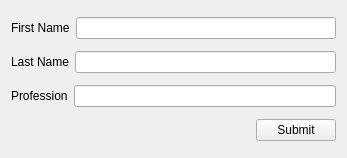
<?xml version="1.0" encoding="UTF-8"?>
<ui version="4.0">
 <class>Widget</class>
 <widget class="QWidget" name="Widget">
  <property name="geometry">
   <rect>
    <x>0</x>
    <y>0</y>
    <width>347</width>
    <height>158</height>
   </rect>
  </property>
  <property name="windowTitle">
   <string>Widget</string>
  </property>
  <layout class="QVBoxLayout" name="verticalLayout">
   <item>
    <layout class="QHBoxLayout" name="horizontalLayout">
     <item>
      <widget class="QLabel" name="firstNameLabel">
       <property name="text">
        <string>First Name</string>
       </property>
      </widget>
     </item>
     <item>
      <widget class="QLineEdit" name="firstNameLineEdit"/>
     </item>
    </layout>
   </item>
   <item>
    <layout class="QHBoxLayout" name="horizontalLayout_2">
     <item>
      <widget class="QLabel" name="lastNameLabel">
       <property name="text">
        <string>Last Name</string>
       </property>
      </widget>
     </item>
     <item>
      <widget class="QLineEdit" name="secondNameLineEdit"/>
     </item>
    </layout>
   </item>
   <item>
    <layout class="QHBoxLayout" name="horizontalLayout_3">
     <item>
      <widget class="QLabel" name="professionLabel">
       <property name="text">
        <string>Profession</string>
       </property>
      </widget>
     </item>
     <item>
      <widget class="QLineEdit" name="professionLineEdit"/>
     </item>
    </layout>
   </item>
   <item>
    <layout class="QHBoxLayout" name="horizontalLayout_4">
     <item>
      <spacer name="horizontalSpacer">
       <property name="orientation">
        <enum>Qt::Orientation::Horizontal</enum>
       </property>
       <property name="sizeHint" stdset="0">
        <size>
         <width>40</width>
         <height>20</height>
        </size>
       </property>
      </spacer>
     </item>
     <item>
      <widget class="QPushButton" name="submitPushButton">
       <property name="text">
        <string>Submit</string>
       </property>
      </widget>
     </item>
    </layout>
   </item>
  </layout>
 </widget>
 <resources/>
 <connections/>
</ui>
